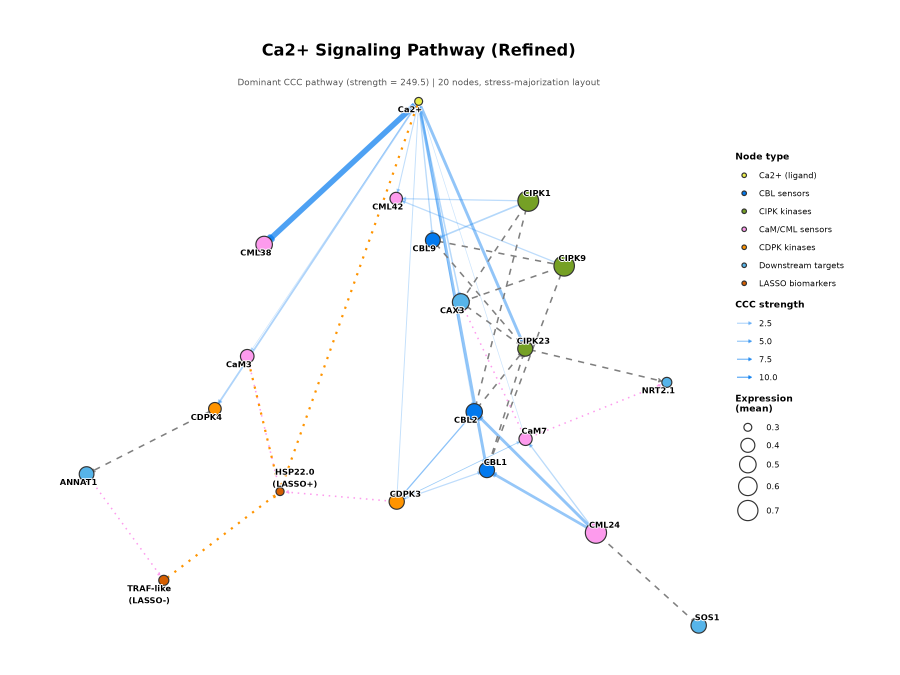
#> input picture track3_ccc_ggplantmap/figures/ccc_ca2_pathway_ggpathway.png, 3600 x 2700 px, found by its file name (shown at 1/4 size)
$ python 17_reassemble_figure5.py
#> lines starting #> are read from the running program, lines starting #| are printed output that depends on the picture
"""
Step 3: Reassemble Figure 5 with the refined 20-node Ca2+ pathway network.
Panel a: refined ccc_ca2_pathway_ggpathway.png (20 nodes, stress-majorization)
Panel b: ccc_ca2_conceptual_schematic.png (existing conceptual schematic)
"""
# --- portable paths (de-sandboxed; replaces /mnt/results and /workspace) ---
import os as _os
_HERE = _os.path.dirname(_os.path.abspath(__file__))
REPO_ROOT = _os.path.abspath(_os.path.join(_HERE, '..', '..'))
RESULTS = _os.environ.get("ASO_ROOT", REPO_ROOT)          # holds tables/ and figures/
ATLAS   = _os.environ.get("ASO_ATLAS", _os.path.join(REPO_ROOT, "atlas"))  # large intermediates (not shipped)
WORK    = _os.environ.get("ASO_WORK", _os.path.join(REPO_ROOT, "work"))    # scratch outputs
_os.makedirs(WORK, exist_ok=True)
# --- end portable paths ---

import matplotlib
matplotlib.use('Agg')
import matplotlib.pyplot as plt
import matplotlib.image as mpimg
import os
import numpy as np
from PIL import Image

matplotlib.rcParams['font.family'] = ['Liberation Sans', 'Arimo', 'DejaVu Sans']
matplotlib.rcParams['svg.fonttype'] = 'none'

fig_dir = RESULTS + '/figures'

fig, axes = plt.subplots(1, 2, figsize=(20, 9), gridspec_kw={'width_ratios': [1, 1.2]})
fig.patch.set_facecolor('white')

# Panel a: refined 20-node network
ggpath_img = mpimg.imread(f'{fig_dir}/ccc_ca2_pathway_ggpathway.png')
#> ggpath_img is the input picture: shape (2700, 3600, 3) float32; mean R, G, B 0.982, 0.985, 0.986
axes[0].imshow(ggpath_img)
axes[0].set_axis_off()
axes[0].set_title('a) Data-driven Ca2+ signaling network (20 nodes, stress-majorization layout)',
                  fontsize=13, fontweight='bold', pad=10)

# Panel b: conceptual schematic
schematic_img = mpimg.imread(f'{fig_dir}/ccc_ca2_conceptual_schematic.png')
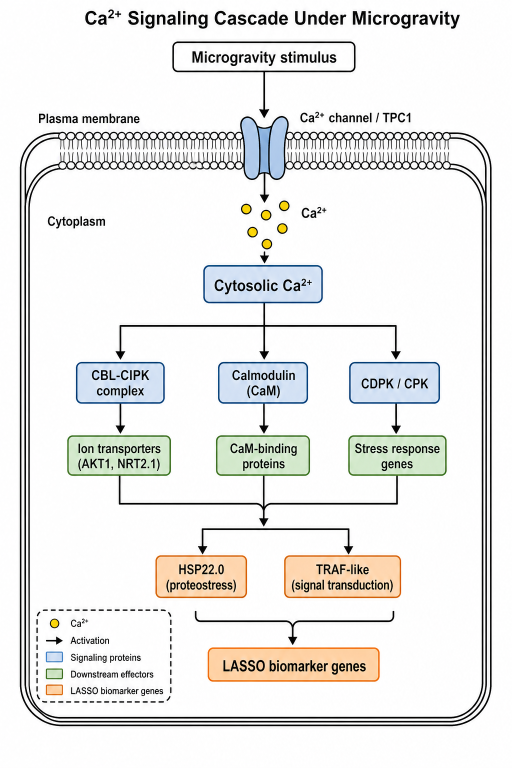
#> input picture track3_ccc_ggplantmap/figures/ccc_ca2_conceptual_schematic.png, 1024 x 1536 px, found by its file name (shown at 1/2 size)
#> schematic_img is the input picture: shape (1536, 1024, 3) float32; mean R, G, B 0.918, 0.919, 0.911
axes[1].imshow(schematic_img)
axes[1].set_axis_off()
axes[1].set_title('b) Ca2+ signaling cascade under microgravity (conceptual schematic)',
                  fontsize=13, fontweight='bold', pad=10)

plt.tight_layout()

out_png = f'{fig_dir}/Figure5_Ca2_pathway.png'
out_svg = f'{fig_dir}/Figure5_Ca2_pathway.svg'
fig.savefig(out_png, dpi=300, bbox_inches='tight', facecolor='white')
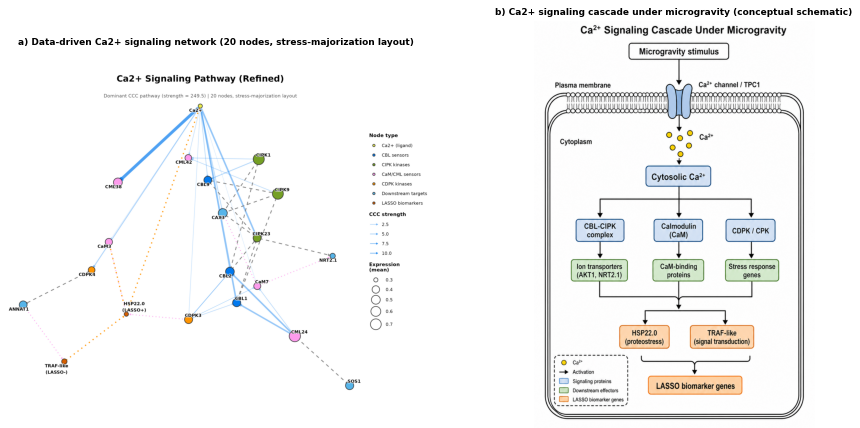
#> figure drawn by matplotlib, 2 panels
fig.savefig(out_svg, bbox_inches='tight', facecolor='white')
plt.close()

# Verify
#> (the run stopped early here; a loop or call above may not have finished)
